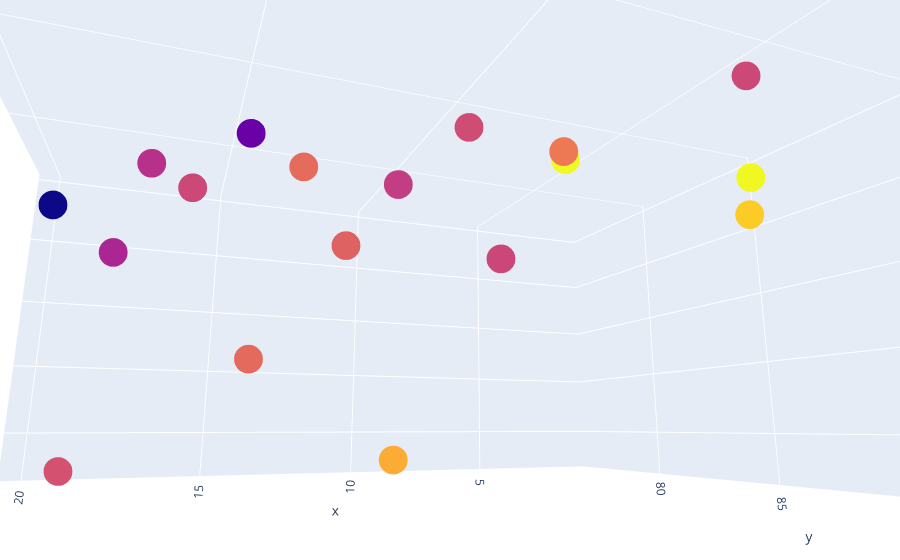

Notebook source saved alongside this figure:
### Code cell
color_3d = rank_2016_20.research
rank_2016_20.total_score = rank_2016_20.total_score.astype(float)
# the size here is the diameter of the circle, it must be numeric
size_3d = rank_2016_20.total_score
trace = go.Scatter3d(
x = rank_2016_20.world_rank,
y = rank_2016_20.teaching,
z = rank_2016_20.citations,
mode = "markers",
# you can replace the size value by size_3d, and check the result
marker = dict ( color = color_3d,size = 10),
text = rank_2016_20.university_name
)
data6 = [trace]
layout = go.Layout(margin = dict(l=0,r=0,b=0,t=0))
fig = go.Figure(data = data6,layout = layout)
iplot(fig)

### Figure 1 — Plotly figure (JSON) as saved in the notebook; plotly's stock layout.template omitted (floating-point values rounded to 4 significant figures)
{"data": [{"marker": {"color": [97.6, 98.9, 96.2, 96.7, 88.6, 99, 91.9, 88.5, 95, 88.9, 90.4, 87.8, 91.1, 91, 82.2, 88.6, 86.9, 86.1, 89.3, 78], "size": 10}, "mode": "markers", "text": ["California Institute of Technology", "University of Oxford", "Stanford University", "University of Cambridge", "Massachusetts Institute of Technology", "Harvard University", "Princeton University", "Imperial College London", "ETH Zurich – Swiss Federal Institute of Technology Zurich", "University of Chicago", "Johns Hopkins University", "Yale University", "University of California, Berkeley", "University College London", "Columbia University", "University of California, Los Angeles", "University of Pennsylvania", "Cornell University", "University of Toronto", "Duke University"], "type": "scatter3d", "x": [1, 2, 3, 4, 5, 6, 7, 8, 9, 10, 11, 12, 13, 14, 15, 16, 17, 18, 19, 20], "y": [95.6, 86.5, 92.5, 88.2, 89.4, 83.6, 85.1, 83.3, 77, 85.7, 77.6, 86.5, 80.4, 78.1, 85.9, 80.8, 82, 77.9, 75.9, 76], "z": [99.8, 98.8, 99.9, 97, 99.7, 99.8, 99.3, 96.7, 91.1, 99.2, 98.2, 97.2, 99.7, 94.2, 98.1, 98.5, 98.6, 97.2, 90.9, 99]}], "layout": {"autosize": true, "margin": {"b": 0, "l": 0, "r": 0, "t": 0}, "scene": {"aspectmode": "auto", "aspectratio": {"x": 1.267, "y": 1.314, "z": 0.6004}, "camera": {"center": {"x": 0, "y": 0, "z": 0}, "eye": {"x": 0.3521, "y": 0.8609, "z": -0.2019}, "projection": {"type": "perspective"}, "up": {"x": 0, "y": 0, "z": 1}}}}}
